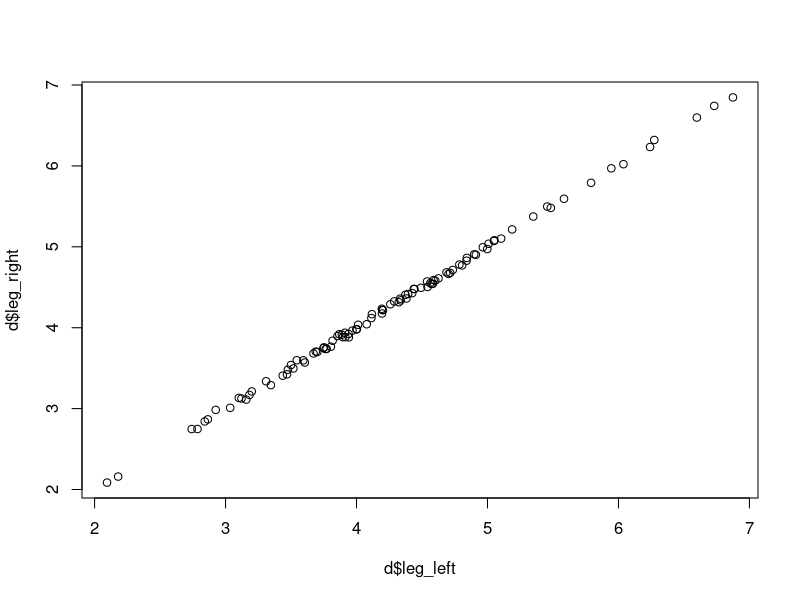
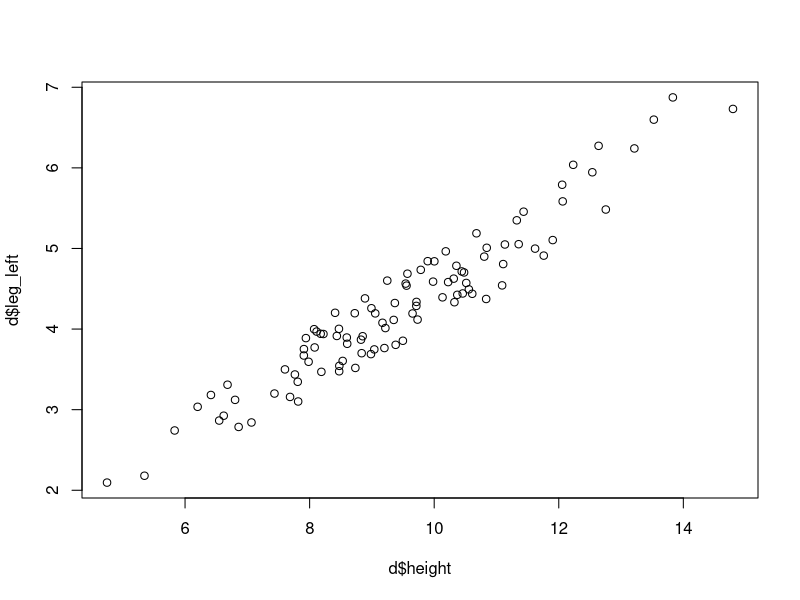
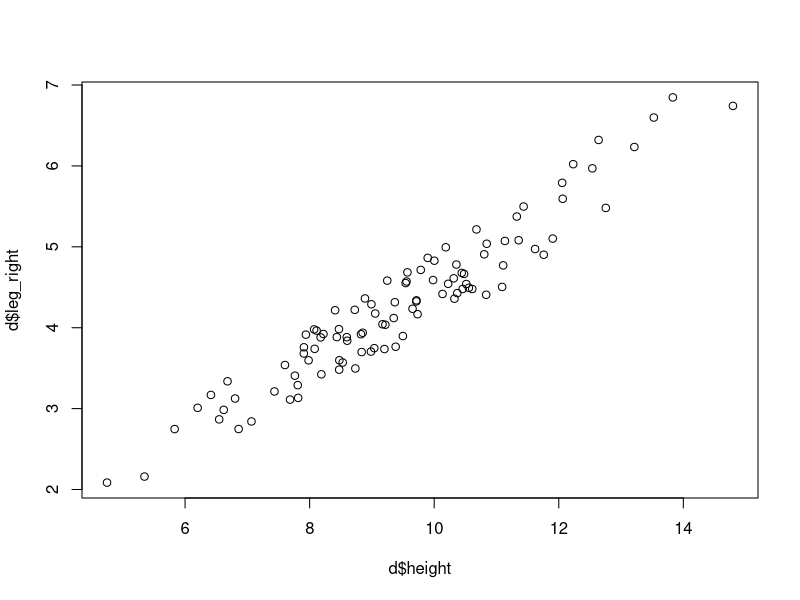

Write the R code that produced these figures, in order.
# load packages
library(tidyverse)
library(scatterplot3d)
library(effects)
library(car)


#####################
# multicollinearity #
#####################

# example from McElreath (2015)

set.seed(1990)
d <- tibble(height = rnorm(100,10,2)) # simulate height
leg_prop <- runif(100,0.4,0.5) # leg as prop. of height
d$leg_left <- leg_prop*d$height+rnorm(100,0,0.02) # left leg
d$leg_right <- leg_prop*d$height+rnorm(100,0,0.02) # right leg



# look at the data:
plot(d$leg_left, d$leg_right)
plot(d$height, d$leg_left)
plot(d$height, d$leg_right)

# length of a leg as predictor for height
m_leg1 <- lm(height ~ leg_left, data = d)
summary(m_leg1)

# Remember the interpretation of the slope:
# When the length of the left leg increases by
# one unit, height increases by 1.93


# Lengths of both legs as predictors
m_leg2 <- lm(height ~ leg_left + leg_right, data = d)
summary(m_leg2)

# This model now says that when we increase the length
# of the left leg, height increases by 1.38 - much less
# than before!

# This is because leg1 and leg2 baiscally contribute the
# same information. Note the coefficient for the right leg:
coef(m_leg2)

# The coefficients for leg_left and leg_right summed up
# are the coefficient of the one leg included in m_leg1.
coef(m_leg2)[2]+coef(m_leg2)[3]
coef(m_leg1)[2]

# note the variance inflation factors:
car::vif(m_leg2)



# Also note that the model still makes quite good predictions.

# height of someone whose left leg has 60.1 cm
# and whose right leg has 60.2 cm:
# Remember, the basic formula for a model without
# interaction is y = b0+b1x1+b2x2 ... etc.

# intercept and slopes for model without interaction:
b0_01 <- coef(m_leg1)[1]
b1_01<- coef(m_leg1)[2]

# and now the prediction:
b0_01 + b1_01 * 60.1  # 133.76 cm

# for m_leg2:
b0_02 <- coef(m_leg2)[1]
b1_02<- coef(m_leg2)[2]
b2_02<- coef(m_leg2)[3]

b0_02 + b1_02 * 60.1 + b2_02 * 60.2  # 133.83
